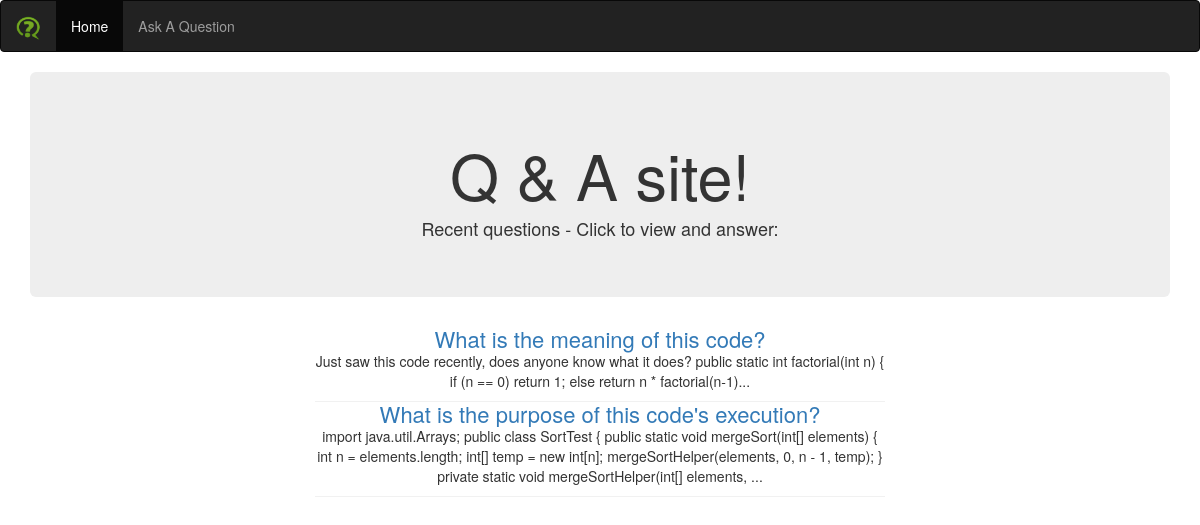
The page / on the database its author committed.
### qa/models.py (models this page shows, shortened)
class Question(models.Model):
    qid = models.AutoField(primary_key=True)
    question_title = models.CharField(max_length=100)
    question_text = models.TextField(max_length=50000)
    date_posted = models.DateTimeField(auto_now_add=True)
    posted_by = models.TextField(max_length=20)
    slug = models.SlugField(max_length=40)

### qa/views.py (the view)
# urls.py: path('', index),
def index(request):
    context = {}
    context['questions'] = Question.objects.all()
    return render(request, 'index.html', context)

### templates/index.html (shortened to what this page needs)
{% load static %}
<!DOCTYPE html>
<html lang="en" dir="ltr">
    <head>
        <link rel="stylesheet" href="{% static 'style.css' %}">
        <link rel="stylesheet" href="https://maxcdn.bootstrapcdn.com/bootstrap/3.3.7/css/bootstrap.min.css">
    </head>
    <body>
            <nav class="navbar navbar-inverse">
                    <div class="container-fluid">
                      <div class="navbar-header">
                        <a class="navbar-brand" href="/"><img src="{% static 'Q&A.png' %}" style="width: 25px; height: 25px;"></a>
                      </div>
                      <div class="collapse navbar-collapse" id="myNavbar">
                        <ul class="nav navbar-nav">
                          <li class="active"><a href="/">Home</a></li>
                          <li><a href="/ask-question">Ask A Question</a></li>
                        </ul>
                      </div>
                    </div>
                  </nav>
                  <div class="container">
                        <div class="jumbotron">
                          <center><h1>Q & A site!</h1></center>
                          <center> <h4>Recent questions - Click to view and answer:</h4></center>
                        </div>
                       <center> <div class="content">
                                {% for question in questions %}
                                    <div class="question">
                                        <a href="/question/{{ question.qid }}/{{ question.slug }}"><h1>{{ question.question_title }}</h1></a>
                                        <p>{{ question.question_text|truncatechars:300|slice:"-4" }}...</p>
                                    </div>
                                {% endfor %}
                                </div>     </center>
                      </div>
</body>
</html>

### static/style.css (style rules this page uses)
.content { width: 50%; }
.question { padding-bottom: 10px; border-bottom: 1px solid #f1f1f1; }
.question h1 { font-size: 22px; margin: 0px; }
.question p { margin: 0px; }

### rows shown on the page
Question: question_title "What is the meaning of this code?", question_text "Just saw this code recently, does anyone know what it does? public static int factorial(int n) { if (n == 0) return 1; else return n * factorial(n-1)"
Question: question_title "What is the purpose of this code's execution?", question_text "import java.util.Arrays; public class SortTest { public static void mergeSort(int[] elements) { int n = elements.length; int[] temp = new int[n]; mergeSortHelper(elements, 0, n - 1, temp); } private static void mergeSortHelper(int[] elements,"
